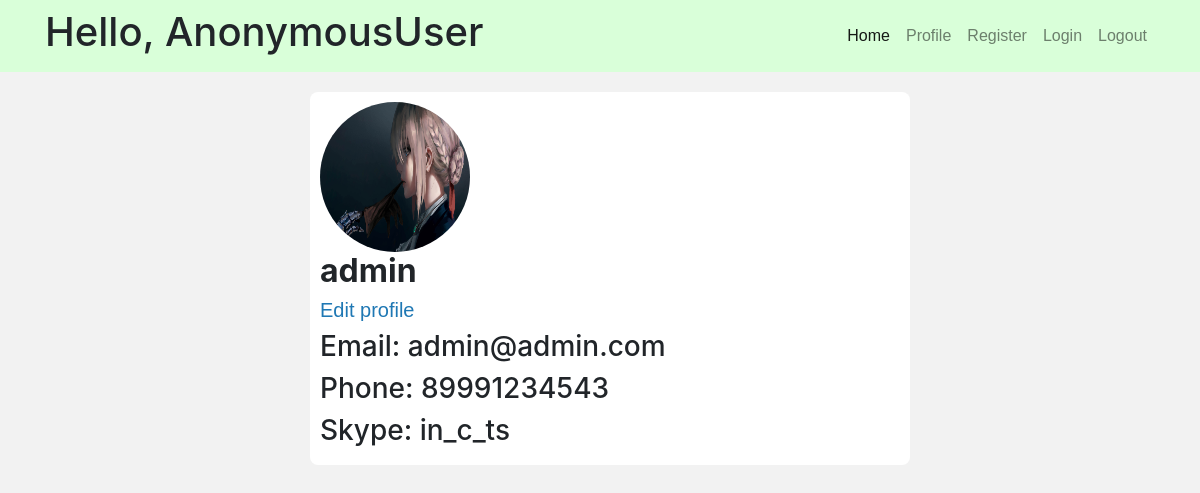
/user/admin, run on an earlier commit of the app's database.
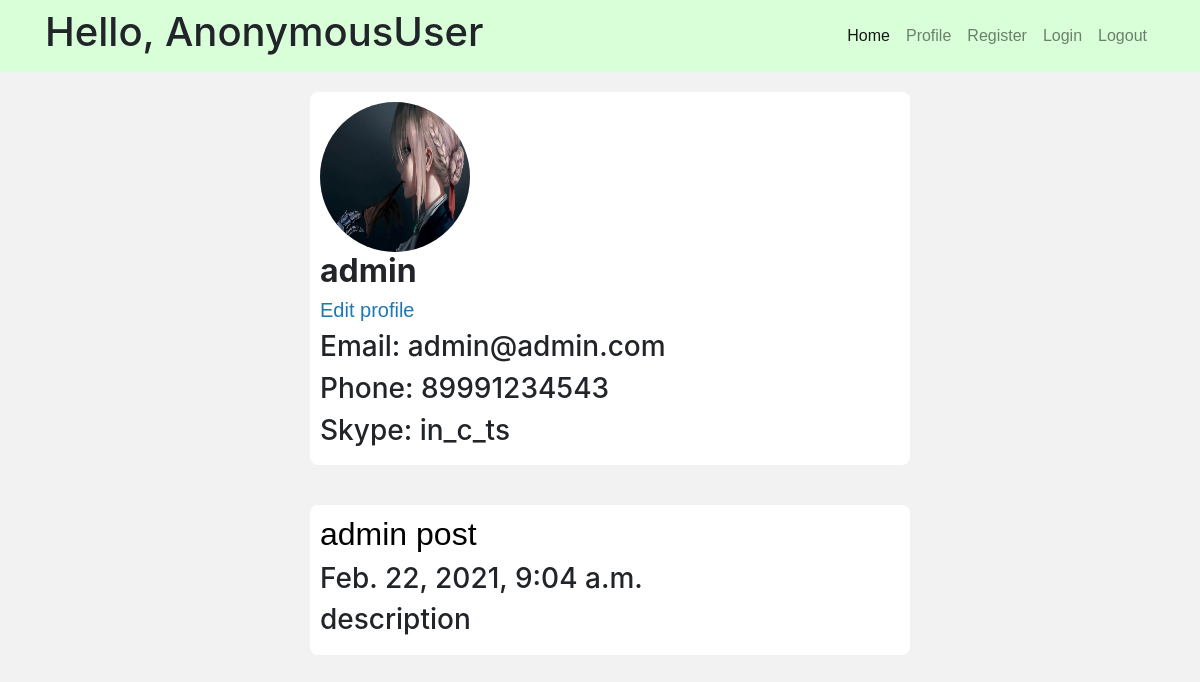
And on a later commit of the database.
### BlogApp/models.py (models this page shows, shortened)
class Post(models.Model):
    name = models.CharField(max_length=200, default='Untitled')
    creation_date = models.DateTimeField(auto_now_add=True, null=True)
    text = models.TextField()
    description = models.TextField(max_length=200)
    user = models.ForeignKey(Guest, on_delete=models.SET_NULL, null=True)

### BlogApp/views.py (the view)
# urls.py: path('user/<str:pk>', views.profile, name='profile'),
def profile(request, pk):
    user = Guest.objects.get(name=pk)
    posts = Post.objects.filter(user=user)
    profile_picture = user.profile_picture.url
    context = {'posts': posts, 'user': user, 'pfp': profile_picture}
    return render(request, 'Blog/profile.html', context)

### BlogApp/models.py (called while the page is built)
    def __str__(self):
        return self.name

### templates/Blog/profile.html
{% extends 'Blog/base.html' %}
{% block content %}
    {% load static %}
<div class="post">
    <img class="profile-pic" src="{{ pfp }}">
    <h2 id="name">{{ user.name }}</h2>
    <h5><a href="{% url 'Blog:profile_settings' %}" style="color: #1F78B4">Edit profile</a></h5>
    <h3> Email: {{ user.email }}</h3>
    <h3> Phone: {{ user.phone }}</h3>
    <h3> Skype: {{ user.skype }}</h3>
</div>
{% for post in posts %}
<div class="post">
    <h2><a href="{% url 'Blog:post' post.id %}">{{ post.name }}</a></h2>
    <h3>{{ post.creation_date }}</h3>
    <h3>{{ post.description }}</h3>
</div>
{% endfor %}
{% endblock %}

What changed in the data, as far as the page shows it:
now on this page (row edited): Post: name "admin post", creation_date "Feb. 22, 2021, 9:04 a.m.", description "description"
